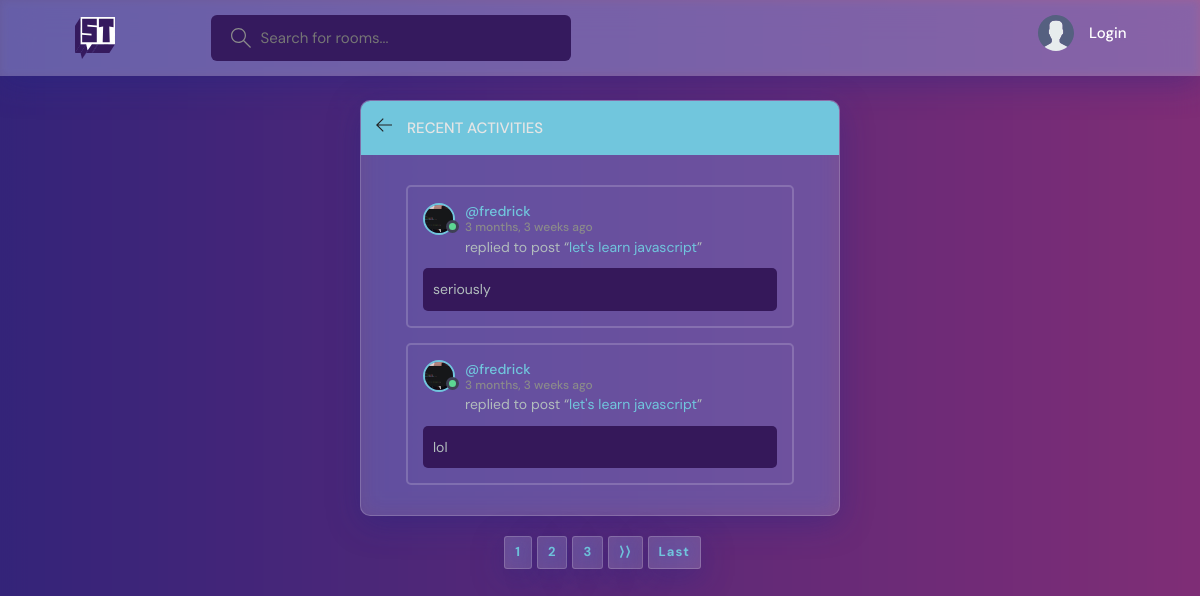
The page /activites/ on the database its author committed.
### base/models.py (models this page shows, shortened)
class Message(models.Model):
    user = models.ForeignKey(User, on_delete=models.CASCADE)
    room = models.ForeignKey(Room, on_delete=models.CASCADE)
    body = models.TextField(null=True, blank=True)
    updated = models.DateTimeField(auto_now=True)
    helpful = models.IntegerField(default=0)
    not_helpful = models.IntegerField(default=0)
    created = models.DateTimeField(auto_now_add=True)

class Room(models.Model):
    host =  models.ForeignKey(User, on_delete=models.SET_NULL, null=True)
    topic = models.ForeignKey(Topic, on_delete=models.SET_NULL, null=True)
    name = models.CharField(max_length=200)
    description = models.TextField(null=True, blank=True)
    participants = models.ManyToManyField(User, related_name="participant", blank=True)
    updated = models.DateTimeField(auto_now=True)
    created = models.DateTimeField(auto_now_add=True)
    class Meta:
        ordering = ['-updated', '-created']
    def __str__(self):
        return self.name

### users/models.py (models this page shows)
class User(AbstractUser):
    email = models.EmailField(unique=True, null=True)
    bio = models.TextField(null=True)
    avatar = models.ImageField(default="avatar.svg", null=True)
    instagram = models.CharField(max_length=300, null=True, blank=True)
    linkedin = models.CharField(max_length=300, null=True, blank=True)
    twitter = models.CharField(max_length=300, null=True, blank=True)
    REQUIRED_FIELDS = []

### base/views.py (the view)
# urls.py: path("activites/", ActivityView, name="activities"),
def ActivityView(request):
    room_messages = Message.objects.all()
    p = Paginator(room_messages, 2)
    page = request.GET.get('page')
    room_messages = p.get_page(page)
    context = {
        "room_messages":  room_messages
    }
    return render(request, 'base/activity.html', context)

### base/templates/base/activity.html
{% extends 'base/base.html' %}
{% block content %}
    <main class="layout">
      <div class="container">
        <div class="center">
        <div class="layout__box">
          <div class="layout__boxHeader">
            <div class="layout__boxTitle">
              <a href="{% url 'home' %}">
                <svg version="1.1" xmlns="http://www.w3.org/2000/svg" width="32" height="32" viewBox="0 0 32 32">
                  <title>arrow-left</title>
                  <path
                    d="M13.723 2.286l-13.723 13.714 13.719 13.714 1.616-1.611-10.96-10.96h27.625v-2.286h-27.625l10.965-10.965-1.616-1.607z"
                  ></path>
                </svg>
              </a>
              <h3>Recent Activities</h3>
            </div>
          </div>
          <div class="activities-page layout__body">
            {% include 'base/activity_component.html' %}
          </div>
        </div>
      </div>
      </div>
    </main>
{% endblock content %}

### base/templates/base/activity_component.html (shortened to what this page needs)
{% for message in room_messages %}
<div class="activities__box">
  <div class="activities__boxHeader roomListRoom__header">
    <a href="{% url 'profile' message.user %}" class="roomListRoom__author">
      <div class="avatar avatar--small {% if message.user.is_active %} active {% endif %}">
        <img src="{{ message.user.avatar.url }}" />
      </div>
      <p>
        @{{ message.user }}
        <span>{{ message.created|timesince }} ago</span>
      </p>
    </a>
  </div>
  <div class="activities__boxContent">
    <p>replied to post “<a href="{% url 'room' message.room.id %}">{{ message.room }}</a>”</p>
    <div class="activities__boxRoomContent">
      {{ message.body | safe }}
    </div>
  </div>
</div>
{% endfor %}

### base/static/base/styles/style.css (style rules this page uses)
:root { --color-main: #71c6dd; --color-main-light: #e1f6fb; --color-dark: #3f4156; --color-dark-medium: #51546e; --color-dark-light: #696d97; --color-light: #e5e5e5; --color-gray: #8b8b8b; --color-light-gray: #b2bdbd; --color-bg: #2d2d39; --color-success: #5dd693; --color-error: #fc4b0b; }
* { font-family: "DM Sans", -apple-system, BlinkMacSystemFont, "Segoe UI", Roboto, Oxygen, Ubuntu, Cantarell, "Open Sans", "Helvetica Neue", sans-serif; margin: 0; padding: 0; box-sizing: border-box; text-rendering: optimizeLegibility; font-size: inherit; }
html { font-size: 56.25%; }
@media only screen and (min-width: 1200px) { html { font-size: 62.5%; } }
body { line-height: 1.6; font-weight: 400; font-size: 1.5rem; color: var(--color-light-gray); background-image: linear-gradient(to right, #34195B , #b12956); min-height: 100vh; }
img { width: 100%; }
a { display: inline-block; color: var(--color-main); text-decoration: none; }
.container { max-width: 120rem; width: 90%; margin: auto; }
.avatar { position: relative; display: inline-block; border-radius: 50%; border: 2px solid var(--color-main); }
.avatar img { display: block; border-radius: 50%; object-fit: cover; object-position: center; }
.avatar::after { content: ""; display: block; position: absolute; background-color: var(--color-gray); z-index: 111; border-radius: 50%; border: 0.3rem solid var(--color-dark); }
.avatar.active::after { background-color: var(--color-success); }
.avatar.avatar--small img { width: 2.8rem; height: 2.8rem; }
.avatar.avatar--small:after { width: 0.7rem; height: 0.7rem; bottom: 0px; right: -6px; }
.layout { margin-top: 2.4rem; }
.layout > .container { display: flex; justify-content: space-between; align-items: flex-start; }
.center { display: flex; justify-content:center; width:100%; }
.layout__box { width: 90%; max-width: 48rem; min-height: 40rem; background: rgba( 224, 224, 237, 0.2 ); box-shadow: 0 8px 32px 0 rgba( 31, 38, 135, 0.37 ); backdrop-filter: blur( 11px ); -webkit-backdrop-filter: blur( 11px ); border-radius: 10px; border: 1px solid rgba( 255, 255, 255, 0.18 ); overflow: hidden; margin-bottom: 20px; }
.layout__boxHeader { display: flex; padding: 1.5rem; background:#71C6DD; }
.layout__boxTitle { display: flex; gap: 1.5rem; align-items: center; }
.layout__boxTitle h3 { text-transform: uppercase; font-weight: 500; color: var(--color-light); }
.layout__boxTitle svg { width: 1.6rem; height: 1.6rem; fill: rgb(34, 34, 34); }
.layout__body { margin: 3rem; }
.roomListRoom__header { display: flex; justify-content: space-between; align-items: center; }
.roomListRoom__author { font-weight: 500; display: flex; align-items: center; gap: 1rem; }
.activities__box { margin: 1.5rem; padding: 1.5rem; border: 2px solid rgba( 255, 255, 255, 0.18 ); border-radius: 5px; }
.activities__boxHeader p { font-size: 1.4rem; line-height: 1.3; }
.activities__boxHeader p span { color: var(--color-gray); font-size: 1.2rem; display: block; }
.activities__boxContent { margin-left: 4.2rem; }
.activities__boxContent { font-size: 1.4rem; }
.activities__boxRoomContent { background: #35185A; padding: 1rem; border-radius: 5px; margin-top: 1rem; margin-left: -4.2rem; }

### rows shown on the page
Message: user.avatar (picture), user "fredrick", created "3 months, 3 weeks", room "let's learn javascript", body "seriously"
Message: user.avatar (picture), user "fredrick", created "3 months, 3 weeks", room "let's learn javascript", body "lol"

### other values the page prints
{{ num }} "1" "2" "3"
